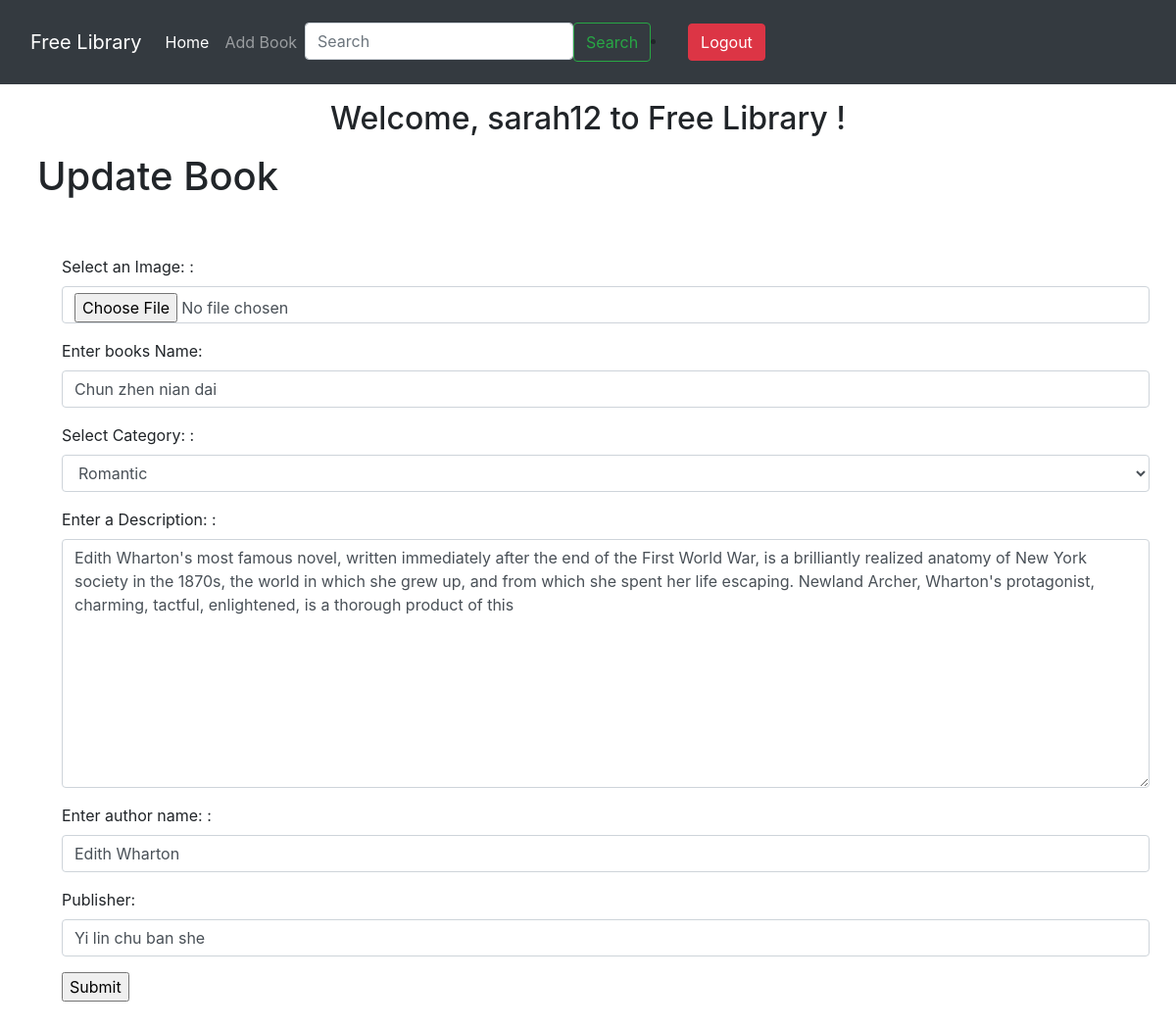
Screenshot of /updateBook/3/ (signed in) with the database file from the repository.
### api/models.py (models this page shows, shortened)
class Books(models.Model):
    image = models.ImageField(null=False, blank=False)
    category = models.ForeignKey(Category, on_delete= models.CASCADE)
    title = models.CharField(max_length=250)
    description = models.TextField(blank=True, null= True)
    author = models.TextField(blank=True, null= True)
    publisher = models.CharField(max_length=250)

### api/views.py (the view)
# urls.py: path('updateBook/<int:pk>/', views.updateBook, name='updateBook'),
def updateBook(request,pk):
    book = Books.objects.get(id=pk)
    form = BooksForm(instance=book)
    if request.method == 'POST':
        form = BooksForm(request.POST, request.FILES, instance=book)
        if form.is_valid():
            form.save()
            return redirect('showBooks')
    context = {
        "form":form
    }
    return render(request, 'updateBook.html', context)

### api/forms.py
class BooksForm(forms.ModelForm):
    class Meta:
        model = Books
        fields = ['image', 'title', 'category',  'description','author','publisher']
        widgets = {
            'image': forms.FileInput(attrs={'class': 'form-control'}),
            'title': forms.TextInput(attrs={'class': 'form-control'}),
            'category': forms.Select(attrs={'class': 'form-control'}),
            'author': forms.TextInput(attrs={'class': 'form-control'}),
            'publisher': forms.TextInput(attrs={'class': 'form-control'}),
            'description': forms.Textarea(attrs={'class': 'form-control'}),
        }
        labels = {
            'title' : 'Enter books Name:',
            'image': 'Select an Image: ',
            'category': 'Select Category: ',
            'author': 'Enter author name: ',
            'description': 'Enter a Description: ',
        }

### api/models.py (called while the page is built)
    def __str__(self):
        return self.name

### api/templates/updateBook.html (shortened to what this page needs)
{% extends 'home.html' %}
{% block content %}
<h1 style="font-size: 40px; margin-left: 30px;" class="p-2">
    Update Book
 </h1>
 <div class="container m-5">
     <form action="" method="post" enctype="multipart/form-data">
         {{ form.as_p }}
         <input type="submit" name="Submit">
     </form>
 </div>
{% endblock %}

### api/templates/home.html (shortened to what this page needs)
<!doctype html>
<html lang="en">
  <head>
    <link rel="stylesheet" href="https://cdn.jsdelivr.net/npm/bootstrap@4.3.1/dist/css/bootstrap.min.css">
  </head>
  <body>
    <nav class="navbar navbar-expand-lg navbar-dark bg-dark">
        <div class="container-fluid">
          <a class="navbar-brand " href="{% url 'showBooks' %}">Free Library</a>
          <div class="collapse navbar-collapse" id="navbarSupportedContent">
            <ul class="navbar-nav me-auto mb-2 mb-lg-0">
              <li class="nav-item">
                <a class="nav-link active" aria-current="page" href="{% url 'showBooks' %}">Home</a>
              </li>
              {% if user.is_authenticated %}
                  <li class="nav-item">
                    <a class="nav-link" href="{% url 'addBook' %}">Add Book</a>
                  </li>
                  <form action="{% url 'search' %}" method="get" class="d-flex">
                    <input class="form-control me-2" type="text" name="query" placeholder="Search" aria-label="Search">
                    <button class="btn btn-outline-success" type="submit">Search</button>
                  </form>
                {% endif %}
            </ul>
      {% if user.is_authenticated %}
          <li class="nav-item mr-3">
            <a href="javascript:{document.getElementById('logout').submit()}" class="btn btn-danger m-3">
               Logout
            </a>
        </li>
      {% endif %}
          </div>
        </div>
      </nav>
    <h2 class="fw-bolder text-center mt-3">Welcome, {{request.user.username}} to Free Library !</h2>
    {% block content %}
    {% endblock %}
  </body>
</html>

### rows the page displays
Books: title "Chun zhen nian dai", category "Romantic", description "Edith Wharton's most famous novel, written immediately after the end of the First World War, is a brilliantly realized anatomy of New York society in the 1870s, the world in which she grew up, and from which she spent her life escaping. Newland Archer, Wharton's protagonist, charming, tactful, enlightened, is a thorough product of this", author "Edith Wharton", publisher "Yi lin chu ban she"

### other values shown
{{ request.user.username }} "sarah12"
